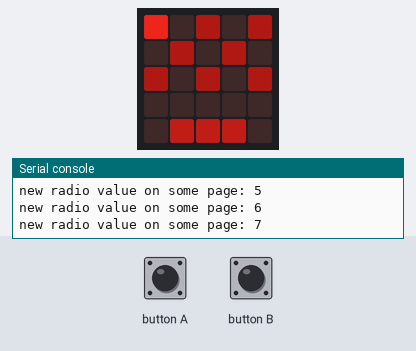
This program was run on a simulated BBC micro:bit running MicroPython. Parts: the board's 5×5 LED display, the last lines printed to the serial console. Inputs (shaded band) come from the test bench. Dim RGB values are drawn brighter than linear.

Above: at 1.25 s.
1.3 s: button B pressed for 0.15 s
At 1.5 s:
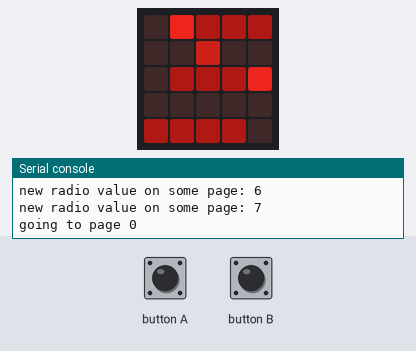
2.0 s: button A pressed for 0.15 s
At 2.45 s:
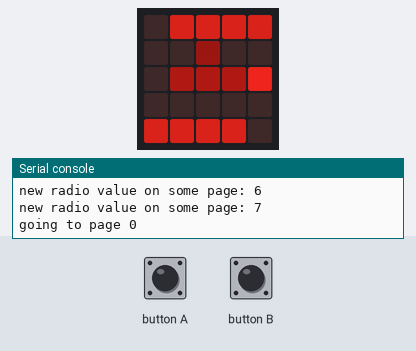
2.7 s: button B pressed for 1 s
At 2.9 s:
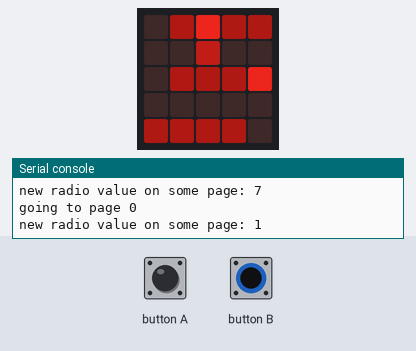
4.3 s: button A pressed for 1 s
At 4.85 s:
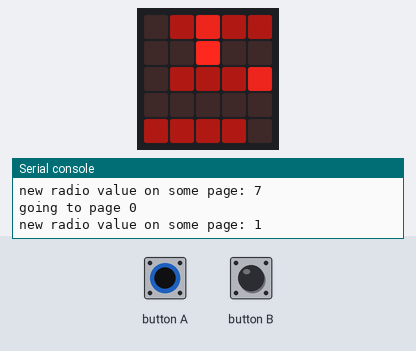
Timing chart, 0 to 6.9 s (numbered marks = the images above; inputs shaded):
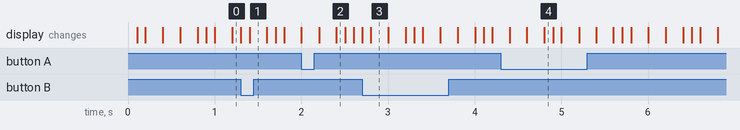

Measured:
- after the input at 1.3 s, the display: first changes at once (image 1 shows a later state)

The program:

example-pages.py
```python
from microbit import *
from uilib import UI

ui = None
currMainPage = None
pages = [None] * 8
for i in range(1, 9):
    def pageInitFunc(s):
        s.data = {}
        s.data["pageNo"] = i
    pages[i-1] = UI({
        "r": {
            "type": "radio",
            "initial": i-1,
            "callback": lambda self, val: print("new radio value on some page: " + str(val)),
            "isInput": True
        },
        "n": {
            "type": "binary",
            "getValue": lambda self: self.data["pageNo"],
            "isInput": False
        },
        "b": {
            "type": "button",
            "callback": lambda self: openMainPage(),
            "isInput": True
        }
    }, ".rrrr:"
        "..b..:"
        ".nnnn:"
        ".....:"
        "rrrr.",
        pageInitFunc
    )


def openMainPage():
    global ui, currMainPage
    if currMainPage == None:
        def goToPageButton(self):
            global ui
            print("going to page " + str(self.controls["p"]["value"]))
            ui = pages[self.controls["p"]["value"]]
        currMainPage = UI({
            "p": {
                "type": "radio",
                "initial": 0,
                "callback": None,
                "isInput": True
            },
            "X": {
                "type": "button",
                "callback": goToPageButton,
                "isInput": True
            }
        }, "p.p.p:"
           ".p.p.:"
           "p.p.p:"
           ".....:"
           ".XXX."
        )
    ui = currMainPage


while True:
    if ui == None:
        openMainPage()

    display.show(Image(ui.renderForDisplay()))

    if button_a.was_pressed():
        ui.nextControl()
    if button_b.was_pressed():
        ui.interactWithControl()
```

uilib.py
```python
from microbit import *

class UI:
    def __init__(self, controls, template, initFunc=None):
        self.template = template
        self.controls = controls
        self.data = None

        if initFunc != None:
            initFunc(self)

        templateLetters = {x for x in template if x.isalpha()}
        controlsLetters = set(controls.keys())

        assert templateLetters == controlsLetters, "Letters in the template and in the controls list should match"

        for c in controlsLetters:
            positions = [i for (i, x) in enumerate(template) if x == c]
            controls[c]["len"] = len(positions)
            controls[c]["positions"] = positions

            if controls[c]["type"] == "button":
                assert controls[c]["isInput"], "button can't not be an input"
                assert callable(controls[c]["callback"]), "button control's callback should be an appropriate callback function"
            else:
                if controls[c]["isInput"]:
                    assert callable(controls[c]["callback"]) or controls[c]["callback"] == None, "an input control's callback should be an appropriate callback function or None"
                    assert self.validateValue(controls[c]["type"], len(positions), controls[c]["initial"]), controls[c]["type"] + " control's initial value doesn't match requirements"

            if controls[c]["isInput"] == False:
                assert not "callback" in controls[c], "non-inputs should not have a callback"
                assert callable(controls[c]["getValue"]), "non-input controls' getValue should be an appropriate function"

            if controls[c]["type"] != "button":
                if controls[c]["isInput"]:
                    controls[c]["value"] = controls[c]["initial"]
                    if controls[c]["callback"] != None:
                        controls[c]["callback"](self, controls[c]["value"])
                else:
                    value = controls[c]["getValue"](self)
                    assert self.validateValue(controls[c]["type"], controls[c]["len"], value), "function getValue on " + controls[c]["type"] + " control returned value that doesn't match requirements"
                    controls[c]["value"] = value

        self.inputList = sorted([x for x in controls.keys() if controls[x]["isInput"]])
        self.selectedInput = 0 if len(self.inputList) > 0 else None

    @staticmethod
    def validateValue(type, length, value):
        if type == "toggle":
            return isinstance(value, bool)
        if type == "radio":
            return isinstance(value, int) and value >= 0 and value < length
        if type == "binary":
            return isinstance(value, int) and value >= 0 and value < (1<<length)
        return True

    def renderForDisplay(self):
        view = [(x if x != '.' else '0') for x in self.template]
        blinkState = running_time()//100 % 8 == 0

        for cont in self.controls.values():
            if cont["isInput"] == False:
                value = cont["getValue"](self)
                assert self.validateValue(cont["type"], cont["len"], value), "function getValue on " + cont["type"] + " returned value that doesn't match requirements"
                cont["value"] = value

        for (letter, cont) in self.controls.items():
            isSelected = self.selectedInput != None and self.inputList[self.selectedInput] == letter
            if blinkState and isSelected:
                for pos in cont["positions"]:
                    view[pos] = '5' if cont["type"] != "button" else '9'
            else:
                if cont["type"] == "button":
                    normalBlink = str(1 + abs(4 - (running_time()//200 % 8)))
                    for pos in cont["positions"]:
                        view[pos] = normalBlink
                    continue
                thisState = cont["value"]
                if cont["type"] == "toggle":
                    for pos in cont["positions"]:
                        view[ pos ] = '7' if thisState else '2'
                elif cont["type"] == "radio":
                    for (i, pos) in enumerate(cont["positions"]):
                        view[pos] = '7' if i == thisState else '2'
                elif cont["type"] == "binary":
                    for (i, pos) in enumerate(cont["positions"]):
                        view[pos] = '7' if thisState & (1<<(len(cont["positions"]) - i - 1)) else '2'

        return "".join(view)

    def nextControl(self):
        if self.selectedInput == None:
            return
        self.selectedInput = (self.selectedInput + 1) % len(self.inputList)

    def interactWithControl(self):
        if self.selectedInput == None:
            return
        cont = self.controls[self.inputList[self.selectedInput]]
        if cont["type"] == "button":
            cont["callback"](self)
            return
        elif cont["type"] == "toggle":
            cont["value"] = not cont["value"]
        elif cont["type"] == "radio":
            cont["value"] = (cont["value"]+1)%cont["len"]
        elif cont["type"] == "binary":
            cont["value"] = (cont["value"]+1)%(1<<cont["len"])
        if cont["callback"] != None:
            cont["callback"](self, cont["value"])
```
